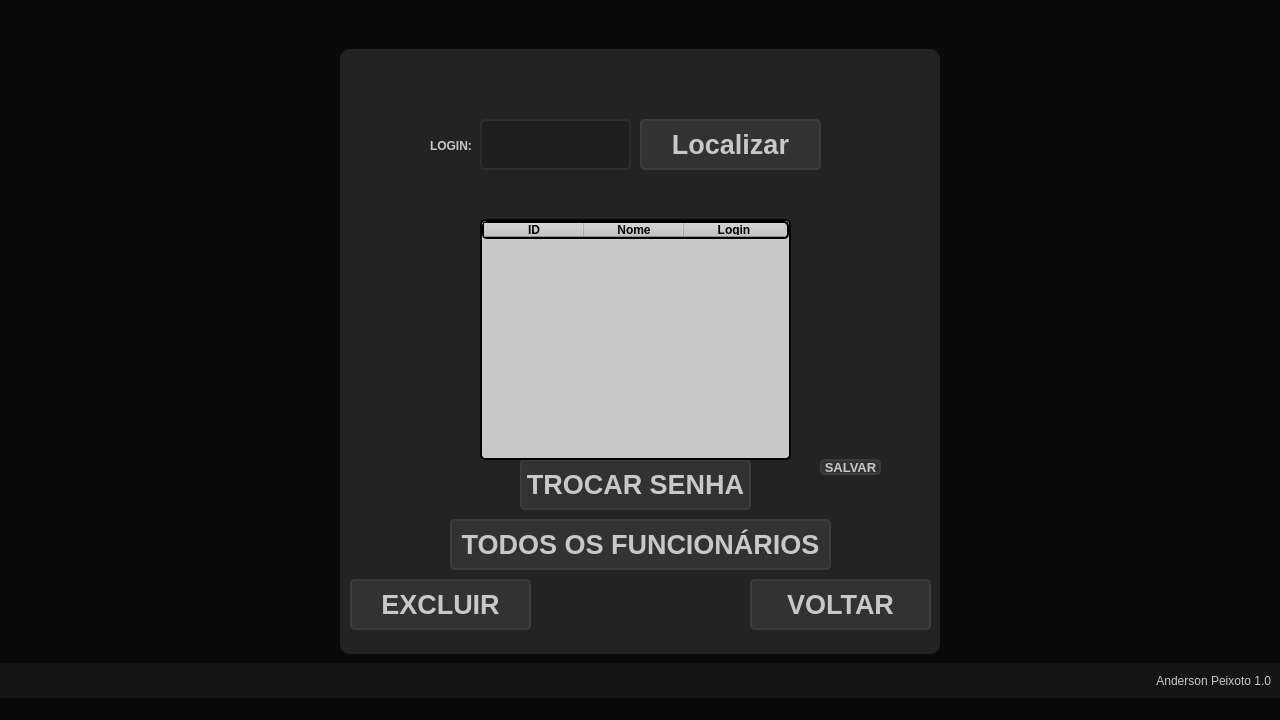
<?xml version="1.0" encoding="UTF-8"?>
<ui version="4.0">
 <class>MainWindow</class>
 <widget class="QMainWindow" name="MainWindow">
  <property name="geometry">
   <rect>
    <x>0</x>
    <y>0</y>
    <width>1280</width>
    <height>720</height>
   </rect>
  </property>
  <property name="minimumSize">
   <size>
    <width>500</width>
    <height>700</height>
   </size>
  </property>
  <property name="windowTitle">
   <string>Localizar Funcionário</string>
  </property>
  <property name="styleSheet">
   <string notr="true">color: rgb(200, 200, 200);
background-color: rgb(10, 10, 10);</string>
  </property>
  <widget class="QWidget" name="centralwidget">
   <layout class="QVBoxLayout" name="verticalLayout">
    <property name="spacing">
     <number>0</number>
    </property>
    <property name="leftMargin">
     <number>0</number>
    </property>
    <property name="topMargin">
     <number>0</number>
    </property>
    <property name="rightMargin">
     <number>0</number>
    </property>
    <property name="bottomMargin">
     <number>0</number>
    </property>
    <item>
     <widget class="QFrame" name="top_bar">
      <property name="maximumSize">
       <size>
        <width>16777215</width>
        <height>40</height>
       </size>
      </property>
      <property name="styleSheet">
       <string notr="true"/>
      </property>
      <property name="frameShape">
       <enum>QFrame::NoFrame</enum>
      </property>
      <property name="frameShadow">
       <enum>QFrame::Raised</enum>
      </property>
      <layout class="QHBoxLayout" name="horizontalLayout_2">
       <property name="spacing">
        <number>0</number>
       </property>
       <property name="leftMargin">
        <number>0</number>
       </property>
       <property name="topMargin">
        <number>5</number>
       </property>
       <property name="rightMargin">
        <number>0</number>
       </property>
       <property name="bottomMargin">
        <number>0</number>
       </property>
      </layout>
     </widget>
    </item>
    <item>
     <widget class="QFrame" name="content">
      <property name="styleSheet">
       <string notr="true"/>
      </property>
      <property name="frameShape">
       <enum>QFrame::NoFrame</enum>
      </property>
      <property name="frameShadow">
       <enum>QFrame::Raised</enum>
      </property>
      <layout class="QHBoxLayout" name="horizontalLayout">
       <item>
        <widget class="QFrame" name="login_area">
         <property name="maximumSize">
          <size>
           <width>600</width>
           <height>700</height>
          </size>
         </property>
         <property name="styleSheet">
          <string notr="true">background-color: rgb(35, 35, 35);
border-radius: 10px;</string>
         </property>
         <property name="frameShape">
          <enum>QFrame::NoFrame</enum>
         </property>
         <property name="frameShadow">
          <enum>QFrame::Raised</enum>
         </property>
         <widget class="QPushButton" name="pushButton_4">
          <property name="geometry">
           <rect>
            <x>180</x>
            <y>410</y>
            <width>231</width>
            <height>51</height>
           </rect>
          </property>
          <property name="font">
           <font>
            <pointsize>20</pointsize>
            <weight>75</weight>
            <bold>true</bold>
           </font>
          </property>
          <property name="styleSheet">
           <string notr="true">QPushButton{
	
	background-color: rgb(50, 50, 50);
	border: 2px solid rgb(60,60,60);
	border-radius: 5px;
}

QPushButton:hover{
	
	border: 2px solid rgb(70,70,70);
	border-radius: 5px;
}

QPushButton:pressed{
	
	background-color: rgb(250, 230, 0);
	border: 2px solid rgb(255,165,24);
	color: 5px;
	color: rgb(35,35,35);
}</string>
          </property>
          <property name="text">
           <string>TROCAR SENHA</string>
          </property>
         </widget>
         <widget class="QLabel" name="label_5">
          <property name="geometry">
           <rect>
            <x>130</x>
            <y>330</y>
            <width>181</width>
            <height>20</height>
           </rect>
          </property>
          <property name="font">
           <font>
            <weight>75</weight>
            <bold>true</bold>
           </font>
          </property>
          <property name="styleSheet">
           <string notr="true">color: rgb(255, 0, 0);</string>
          </property>
          <property name="text">
           <string/>
          </property>
         </widget>
         <widget class="QPushButton" name="pushButton_5">
          <property name="geometry">
           <rect>
            <x>10</x>
            <y>530</y>
            <width>181</width>
            <height>51</height>
           </rect>
          </property>
          <property name="font">
           <font>
            <pointsize>20</pointsize>
            <weight>75</weight>
            <bold>true</bold>
           </font>
          </property>
          <property name="styleSheet">
           <string notr="true">QPushButton{
	
	background-color: rgb(50, 50, 50);
	border: 2px solid rgb(60,60,60);
	border-radius: 5px;
}

QPushButton:hover{
	
	border: 2px solid rgb(70,70,70);
	border-radius: 5px;
}

QPushButton:pressed{
	
	background-color: rgb(250, 230, 0);
	border: 2px solid rgb(255,165,24);
	color: 5px;
	color: rgb(35,35,35);
}</string>
          </property>
          <property name="text">
           <string>EXCLUIR</string>
          </property>
         </widget>
         <widget class="QPushButton" name="pushButton_6">
          <property name="geometry">
           <rect>
            <x>410</x>
            <y>530</y>
            <width>181</width>
            <height>51</height>
           </rect>
          </property>
          <property name="font">
           <font>
            <pointsize>20</pointsize>
            <weight>75</weight>
            <bold>true</bold>
           </font>
          </property>
          <property name="styleSheet">
           <string notr="true">QPushButton{
	
	background-color: rgb(50, 50, 50);
	border: 2px solid rgb(60,60,60);
	border-radius: 5px;
}

QPushButton:hover{
	
	border: 2px solid rgb(70,70,70);
	border-radius: 5px;
}

QPushButton:pressed{
	
	background-color: rgb(250, 230, 0);
	border: 2px solid rgb(255,165,24);
	color: 5px;
	color: rgb(35,35,35);
}</string>
          </property>
          <property name="text">
           <string>VOLTAR</string>
          </property>
         </widget>
         <widget class="QPushButton" name="pushButton_7">
          <property name="geometry">
           <rect>
            <x>300</x>
            <y>70</y>
            <width>181</width>
            <height>51</height>
           </rect>
          </property>
          <property name="font">
           <font>
            <pointsize>20</pointsize>
            <weight>75</weight>
            <bold>true</bold>
           </font>
          </property>
          <property name="styleSheet">
           <string notr="true">QPushButton{
	
	background-color: rgb(50, 50, 50);
	border: 2px solid rgb(60,60,60);
	border-radius: 5px;
}

QPushButton:hover{
	
	border: 2px solid rgb(70,70,70);
	border-radius: 5px;
}

QPushButton:pressed{
	
	background-color: rgb(250, 230, 0);
	border: 2px solid rgb(255,165,24);
	color: 5px;
	color: rgb(35,35,35);
}</string>
          </property>
          <property name="text">
           <string>Localizar</string>
          </property>
         </widget>
         <widget class="QLineEdit" name="lineEdit">
          <property name="geometry">
           <rect>
            <x>230</x>
            <y>50</y>
            <width>113</width>
            <height>20</height>
           </rect>
          </property>
         </widget>
         <widget class="QLineEdit" name="login">
          <property name="geometry">
           <rect>
            <x>140</x>
            <y>70</y>
            <width>151</width>
            <height>51</height>
           </rect>
          </property>
          <property name="font">
           <font>
            <family>Segoe UI</family>
            <pointsize>10</pointsize>
           </font>
          </property>
          <property name="styleSheet">
           <string notr="true">QLineEdit {
	border: 2px solid rgb(45,45,45);
	border-radius: 5px;
	padding: 15px;
	color: rgb(100,100,100);
	background-color: rgb(30, 30,30);
}

QLineEdit:hover{
	border: 2px solid rgb(55,55,55);

}

QLineEdit:focus{
	border: 2px solid rgb(255,207,0);
	color: rgb(200,200,200);
}</string>
          </property>
          <property name="inputMask">
           <string/>
          </property>
          <property name="text">
           <string/>
          </property>
          <property name="maxLength">
           <number>32767</number>
          </property>
          <property name="echoMode">
           <enum>QLineEdit::Normal</enum>
          </property>
          <property name="cursorPosition">
           <number>0</number>
          </property>
          <property name="placeholderText">
           <string/>
          </property>
         </widget>
         <widget class="QLabel" name="label_6">
          <property name="geometry">
           <rect>
            <x>90</x>
            <y>90</y>
            <width>47</width>
            <height>13</height>
           </rect>
          </property>
          <property name="font">
           <font>
            <weight>75</weight>
            <bold>true</bold>
           </font>
          </property>
          <property name="text">
           <string>LOGIN:</string>
          </property>
         </widget>
         <widget class="QTableWidget" name="tableWidget">
          <property name="geometry">
           <rect>
            <x>140</x>
            <y>170</y>
            <width>311</width>
            <height>241</height>
           </rect>
          </property>
          <property name="font">
           <font>
            <weight>50</weight>
            <bold>false</bold>
            <kerning>true</kerning>
           </font>
          </property>
          <property name="cursor" stdset="0">
           <cursorShape>ArrowCursor</cursorShape>
          </property>
          <property name="styleSheet">
           <string notr="true">background-color: rgb(200,200,200);
color: rgb(0, 0, 0);
border-radius: 5px;
border-style: outset;
border-width: 2px;
</string>
          </property>
          <property name="gridStyle">
           <enum>Qt::NoPen</enum>
          </property>
          <column>
           <property name="text">
            <string>ID</string>
           </property>
           <property name="font">
            <font>
             <weight>75</weight>
             <bold>true</bold>
            </font>
           </property>
          </column>
          <column>
           <property name="text">
            <string>Nome</string>
           </property>
           <property name="font">
            <font>
             <weight>75</weight>
             <bold>true</bold>
            </font>
           </property>
          </column>
          <column>
           <property name="text">
            <string>Login</string>
           </property>
           <property name="font">
            <font>
             <weight>75</weight>
             <bold>true</bold>
            </font>
           </property>
          </column>
         </widget>
         <widget class="QPushButton" name="pushButton_8">
          <property name="geometry">
           <rect>
            <x>110</x>
            <y>470</y>
            <width>381</width>
            <height>51</height>
           </rect>
          </property>
          <property name="font">
           <font>
            <pointsize>20</pointsize>
            <weight>75</weight>
            <bold>true</bold>
           </font>
          </property>
          <property name="styleSheet">
           <string notr="true">QPushButton{
	
	background-color: rgb(50, 50, 50);
	border: 2px solid rgb(60,60,60);
	border-radius: 5px;
}

QPushButton:hover{
	
	border: 2px solid rgb(70,70,70);
	border-radius: 5px;
}

QPushButton:pressed{
	
	background-color: rgb(250, 230, 0);
	border: 2px solid rgb(255,165,24);
	color: 5px;
	color: rgb(35,35,35);
}</string>
          </property>
          <property name="text">
           <string>TODOS OS FUNCIONÁRIOS</string>
          </property>
         </widget>
         <widget class="QPushButton" name="pushButton10">
          <property name="geometry">
           <rect>
            <x>540</x>
            <y>410</y>
            <width>31</width>
            <height>23</height>
           </rect>
          </property>
          <property name="styleSheet">
           <string notr="true"/>
          </property>
          <property name="text">
           <string/>
          </property>
          <property name="icon">
           <iconset>
            <normaloff>pdf.png</normaloff>pdf.png</iconset>
          </property>
         </widget>
         <widget class="QPushButton" name="pushButton">
          <property name="geometry">
           <rect>
            <x>480</x>
            <y>410</y>
            <width>61</width>
            <height>16</height>
           </rect>
          </property>
          <property name="font">
           <font>
            <pointsize>10</pointsize>
            <weight>75</weight>
            <bold>true</bold>
           </font>
          </property>
          <property name="styleSheet">
           <string notr="true">QPushButton{
	
	background-color: rgb(50, 50, 50);
	border: 2px solid rgb(60,60,60);
	border-radius: 5px;
}

QPushButton:hover{
	
	border: 2px solid rgb(70,70,70);
	border-radius: 5px;
}

QPushButton:pressed{
	
	background-color: rgb(250, 230, 0);
	border: 2px solid rgb(255,165,24);
	color: 5px;
	color: rgb(35,35,35);
}</string>
          </property>
          <property name="text">
           <string>SALVAR</string>
          </property>
         </widget>
         <widget class="QLabel" name="label_2">
          <property name="geometry">
           <rect>
            <x>180</x>
            <y>140</y>
            <width>231</width>
            <height>20</height>
           </rect>
          </property>
          <property name="font">
           <font>
            <weight>75</weight>
            <bold>true</bold>
           </font>
          </property>
          <property name="styleSheet">
           <string notr="true">color: rgb(255, 0, 0);</string>
          </property>
          <property name="text">
           <string/>
          </property>
         </widget>
        </widget>
       </item>
      </layout>
     </widget>
    </item>
    <item>
     <widget class="QFrame" name="bottom">
      <property name="maximumSize">
       <size>
        <width>16777215</width>
        <height>35</height>
       </size>
      </property>
      <property name="styleSheet">
       <string notr="true">background-color: rgb(20, 20, 20);</string>
      </property>
      <property name="frameShape">
       <enum>QFrame::NoFrame</enum>
      </property>
      <property name="frameShadow">
       <enum>QFrame::Raised</enum>
      </property>
      <layout class="QVBoxLayout" name="verticalLayout_2">
       <item>
        <widget class="QLabel" name="label">
         <property name="text">
          <string>Anderson Peixoto 1.0</string>
         </property>
         <property name="alignment">
          <set>Qt::AlignRight|Qt::AlignTrailing|Qt::AlignVCenter</set>
         </property>
        </widget>
       </item>
      </layout>
     </widget>
    </item>
   </layout>
  </widget>
  <widget class="QMenuBar" name="menubar">
   <property name="geometry">
    <rect>
     <x>0</x>
     <y>0</y>
     <width>1280</width>
     <height>21</height>
    </rect>
   </property>
  </widget>
  <widget class="QStatusBar" name="statusbar"/>
 </widget>
 <tabstops>
  <tabstop>login</tabstop>
  <tabstop>pushButton_7</tabstop>
  <tabstop>pushButton_4</tabstop>
  <tabstop>pushButton_5</tabstop>
  <tabstop>pushButton_6</tabstop>
  <tabstop>lineEdit</tabstop>
  <tabstop>tableWidget</tabstop>
 </tabstops>
 <resources>
  <include location="file_rc.qrc"/>
 </resources>
 <connections/>
</ui>
